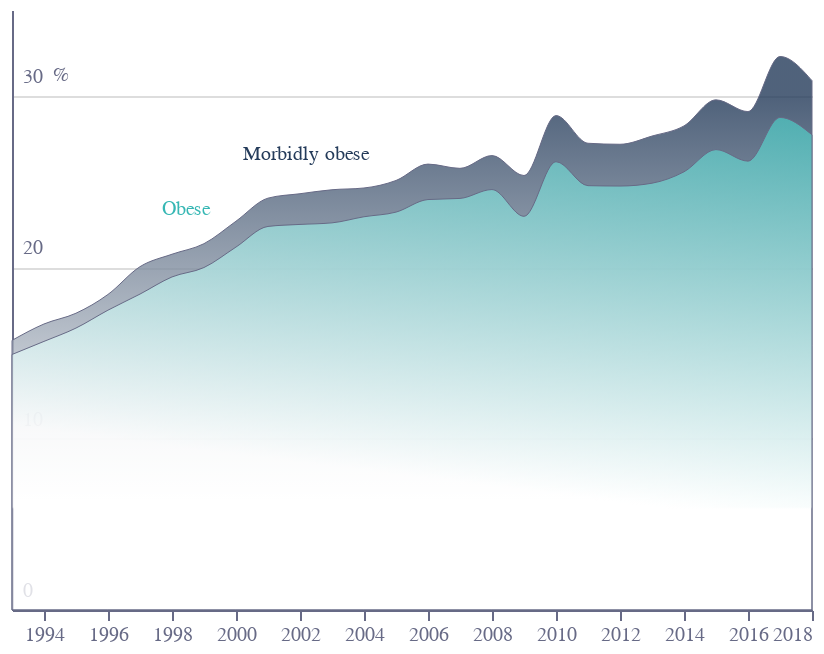

This figure's notebook cell:
### Code cell
base = alt.Chart(f1).encode(
    x=alt.X(
        "year:T",
        axis=alt.Axis(
            grid=False,
            title="",
            labelColor=colors["eco-gray"],
            titleColor=colors["eco-gray"],
            tickColor=colors["eco-gray"],
            domainColor=colors["eco-gray"],
            tickCount=10,
        ),
    )
)
area1 = base.mark_area(
    interpolate="monotone",
    fillOpacity=0.8,
    stroke=colors["eco-gray"],
    strokeWidth=0.5,
    color=alt.Gradient(
        gradient="linear",
        stops=[
            alt.GradientStop(color="white", offset=0),
            alt.GradientStop(color=colors["eco-turquiose"], offset=0.9),
        ],
        x1=0.8,
        x2=1,
        y1=1,
        y2=0,
    ),
).encode(
    y=alt.Y(
        "obese:Q",
        axis=alt.Axis(
            grid=True,
            title="%",
            labelColor=colors["eco-gray"],
            titleColor=colors["eco-gray"],
            tickColor=colors["eco-gray"],
            domainColor=colors["eco-gray"],
            labelAlign="left",
            ticks=False,
            labelBaseline="middle",
            labelPadding=-5,
            labelOffset=-10,
            titleX=20,
            titleY=37,
            titleAngle=0,
            titleFontSize=10,
            titleFontWeight="normal",
            titleAlign="left",
            tickCount=4,
            format=".0f",
        ),
    )
)
area2 = base.mark_area(
    interpolate="monotone",
    fillOpacity=0.8,
    stroke=colors["eco-gray"],
    strokeWidth=0.5,
    color=alt.Gradient(
        gradient="linear",
        stops=[
            alt.GradientStop(color="white", offset=0),
            alt.GradientStop(color=colors["eco-blue"], offset=0.9),
        ],
        x1=0.8,
        x2=0.8,
        y1=0.8,
        y2=0,
    ),
).encode(y=alt.Y("all:Q"))
label1 = (
    alt.Chart(
        pd.DataFrame(
            [{"x": "1999-03-15", "y": 24, "t": "Obese", "c": colors["eco-turquiose"]}]
        )
    )
    .mark_text(yOffset=5, size=10, align="right")
    .encode(text="t", x="x:T", y="y:Q", color=alt.Color("c:N", scale=None))
)
label2 = (
    alt.Chart(
        pd.DataFrame(
            [
                {
                    "x": "2004-03-01",
                    "y": 26,
                    "t": "Morbidly obese",
                    "c": colors["eco-blue"],
                }
            ]
        )
    )
    .mark_text(yOffset=-5, size=10, align="right")
    .encode(text="t", x="x:T", y="y:Q", color=alt.Color("c:N", scale=None))
)
layer = (
    (area2 + area1 + label1 + label2)
    .configure_view(stroke=None)
    .properties(title="")
    .properties(height=300, width=400)
)
for j in ["json", "png", "svg"]:
    layer.save("visualisation/" + f + "." + j)
layer

### Figure 1 — Vega-Lite specification as saved in the notebook (floating-point values rounded to 4 significant figures)
{"config": {"view": {"continuousWidth": 400, "continuousHeight": 300, "stroke": null}}, "layer": [{"mark": {"type": "area", "color": {"gradient": "linear", "stops": [{"color": "white", "offset": 0}, {"color": "#243B5A", "offset": 0.9}], "x1": 0.8, "x2": 0.8, "y1": 0.8, "y2": 0}, "fillOpacity": 0.8, "interpolate": "monotone", "stroke": "#676A86", "strokeWidth": 0.5}, "encoding": {"x": {"type": "temporal", "axis": {"domainColor": "#676A86", "grid": false, "labelColor": "#676A86", "tickColor": "#676A86", "tickCount": 10, "title": "", "titleColor": "#676A86"}, "field": "year"}, "y": {"type": "quantitative", "field": "all"}}}, {"mark": {"type": "area", "color": {"gradient": "linear", "stops": [{"color": "white", "offset": 0}, {"color": "#36B7B4", "offset": 0.9}], "x1": 0.8, "x2": 1, "y1": 1, "y2": 0}, "fillOpacity": 0.8, "interpolate": "monotone", "stroke": "#676A86", "strokeWidth": 0.5}, "encoding": {"x": {"type": "temporal", "axis": {"domainColor": "#676A86", "grid": false, "labelColor": "#676A86", "tickColor": "#676A86", "tickCount": 10, "title": "", "titleColor": "#676A86"}, "field": "year"}, "y": {"type": "quantitative", "axis": {"domainColor": "#676A86", "format": ".0f", "grid": true, "labelAlign": "left", "labelBaseline": "middle", "labelColor": "#676A86", "labelOffset": -10, "labelPadding": -5, "tickColor": "#676A86", "tickCount": 4, "ticks": false, "title": "%", "titleAlign": "left", "titleAngle": 0, "titleColor": "#676A86", "titleFontSize": 10, "titleFontWeight": "normal", "titleX": 20, "titleY": 37}, "field": "obese"}}}, {"data": {"name": "data-8f31468e5c28afd37934553f5c775a1c"}, "mark": {"type": "text", "align": "right", "size": 10, "yOffset": 5}, "encoding": {"color": {"type": "nominal", "field": "c", "scale": null}, "text": {"type": "nominal", "field": "t"}, "x": {"type": "temporal", "field": "x"}, "y": {"type": "quantitative", "field": "y"}}}, {"data": {"name": "data-a64fbf70da93f9cd873807b3a998065c"}, "mark": {"type": "text", "align": "right", "size": 10, "yOffset": -5}, "encoding": {"color": {"type": "nominal", "field": "c", "scale": null}, "text": {"type": "nominal", "field": "t"}, "x": {"type": "temporal", "field": "x"}, "y": {"type": "quantitative", "field": "y"}}}], "data": {"name": "data-339d28c586d08df7dcc467d36afa4728"}, "height": 300, "title": "", "width": 400, "$schema": "https://vega.github.io/schema/vega-lite/v4.8.1.json", "datasets": {"data-339d28c586d08df7dcc467d36afa4728": [{"year": "1993", "morbidly": 0.8244, "obese": 14.9, "all": 15.73}, {"year": "1994", "morbidly": 1.015, "obese": 15.67, "all": 16.68}, {"year": "1995", "morbidly": 0.8659, "obese": 16.44, "all": 17.31}, {"year": "1996", "morbidly": 0.9163, "obese": 17.49, "all": 18.41}, {"year": "1997", "morbidly": 1.6, "obese": 18.43, "all": 20.03}, {"year": "1998", "morbidly": 1.326, "obese": 19.43, "all": 20.75}, {"year": "1999", "morbidly": 1.391, "obese": 19.98, "all": 21.37}, {"year": "2000", "morbidly": 1.508, "obese": 21.17, "all": 22.68}, {"year": "2001", "morbidly": 1.652, "obese": 22.37, "all": 24.03}, {"year": "2002", "morbidly": 1.791, "obese": 22.49, "all": 24.28}, {"year": "2003", "morbidly": 1.932, "obese": 22.58, "all": 24.52}, {"year": "2004", "morbidly": 1.678, "obese": 22.94, "all": 24.62}, {"year": "2005", "morbidly": 1.846, "obese": 23.21, "all": 25.06}, {"year": "2006", "morbidly": 2.068, "obese": 23.94, "all": 26.01}, {"year": "2007", "morbidly": 1.755, "obese": 24.01, "all": 25.76}, {"year": "2008", "morbidly": 1.983, "obese": 24.53, "all": 26.51}, {"year": "2009", "morbidly": 2.378, "obese": 22.97, "all": 25.34}, {"year": "2010", "morbidly": 2.691, "obese": 26.15, "all": 28.84}, {"year": "2011", "morbidly": 2.474, "obese": 24.75, "all": 27.23}, {"year": "2012", "morbidly": 2.437, "obese": 24.73, "all": 27.17}, {"year": "2013", "morbidly": 2.749, "obese": 24.9, "all": 27.65}, {"year": "2014", "morbidly": 2.678, "obese": 25.56, "all": 28.24}, {"year": "2015", "morbidly": 2.902, "obese": 26.86, "all": 29.76}, {"year": "2016", "morbidly": 2.889, "obese": 26.18, "all": 29.07}, {"year": "2017", "morbidly": 3.554, "obese": 28.73, "all": 32.29}, {"year": "2018", "morbidly": 3.158, "obese": 27.72, "all": 30.88}], "data-8f31468e5c28afd37934553f5c775a1c": [{"x": "1999-03-15", "y": 24, "t": "Obese", "c": "#36B7B4"}], "data-a64fbf70da93f9cd873807b3a998065c": [{"x": "2004-03-01", "y": 26, "t": "Morbidly obese", "c": "#243B5A"}]}}
